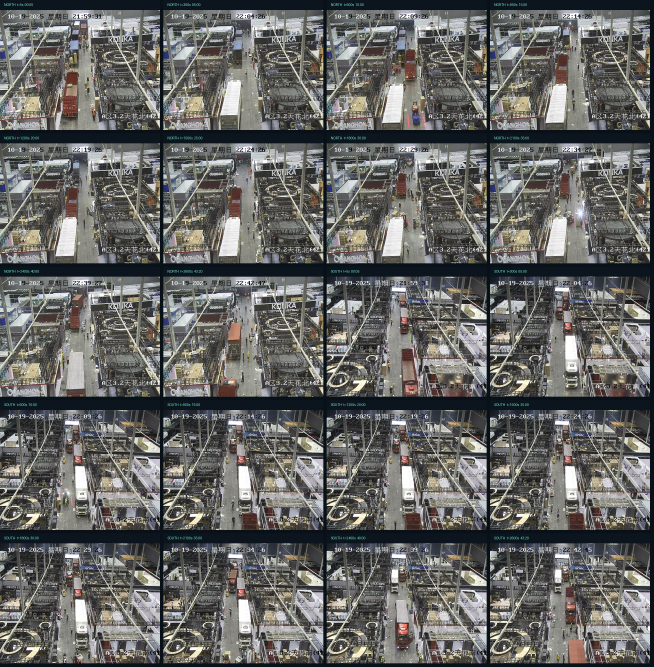
#> input picture accuracy/contact_sheet.jpg, 1960 x 2000 px, given in place of north_5.jpg, which was not available (shown at 1/3 size)
$ python contact_sheet.py
#> lines starting #> are read from the running program, lines starting #| are printed output that depends on the picture; pictures that were not available may be replaced by others from this repository, and a replacement may not be noted
from pathlib import Path

from PIL import Image, ImageDraw


ROOT = Path(__file__).resolve().parents[1]
FRAMES = ROOT / "assets" / "frames"
OUT = ROOT / "accuracy" / "contact_sheet.jpg"

times = [5, 300, 600, 900, 1200, 1500, 1800, 2100, 2400, 2600]
thumbs = []
for camera in ("north", "south"):
    for t in times:
        path = FRAMES / f"{camera}_{t}.jpg"
        image = Image.open(path).convert("RGB")
#> image is the input picture: PIL image 1960x2000 RGB; mean R, G, B 102.7, 102.9, 101
        image.thumbnail((480, 360))
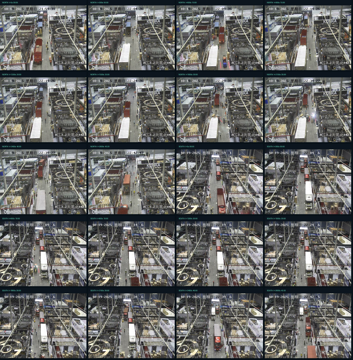
#> image: PIL image 353x360 RGB; mean R, G, B 102.8, 103.1, 101.1
        canvas = Image.new("RGB", (480, 390), "#0c151d")
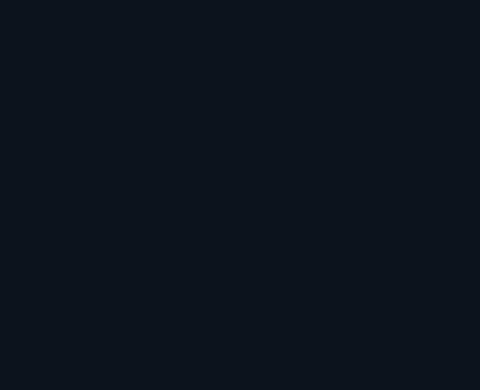
#> canvas: PIL image 480x390 RGB; mean R, G, B 12, 21, 29
        canvas.paste(image, ((480 - image.width) // 2, 30))
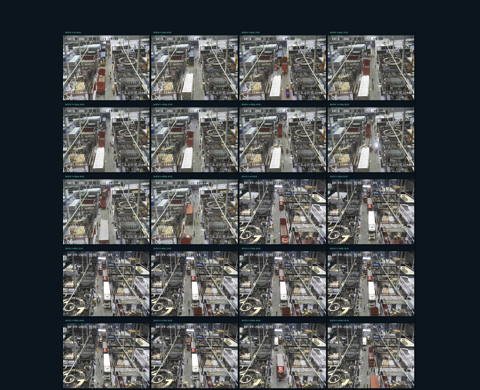
#> canvas: PIL image 480x390 RGB; mean R, G, B 73.7, 76.7, 78
#> (the run stopped early here; a loop or call above may not have finished)
